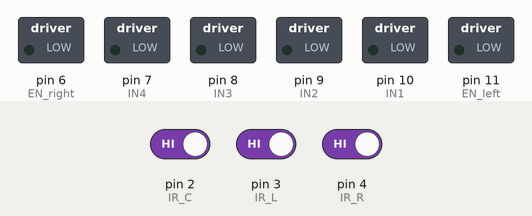
Recording of a sketch running on a simulated Arduino Uno, built with avr-gcc and run on an emulated ATmega328P. On the bench: switched loads named in the sketch (green lamp = pin HIGH). The test bench sets the inputs (shaded band); at power-on: pin 2 (IR_C) HIGH, pin 3 (IR_L) HIGH, pin 4 (IR_R) HIGH.

Above: at 1.2 s.
1.3 s: pin 2 (IR_C) driven LOW
At 1.9 s:
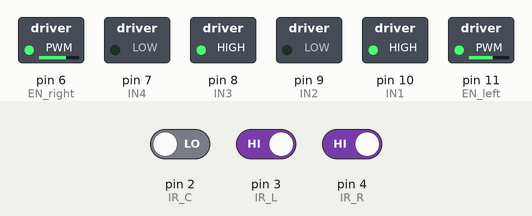
2.8 s: pin 3 (IR_L) driven LOW
At 2.95 s:
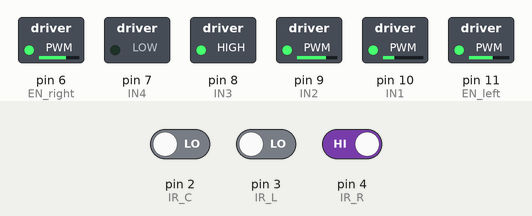
Timing chart, 0 to 3.0 s (numbered marks = the images above; inputs shaded):
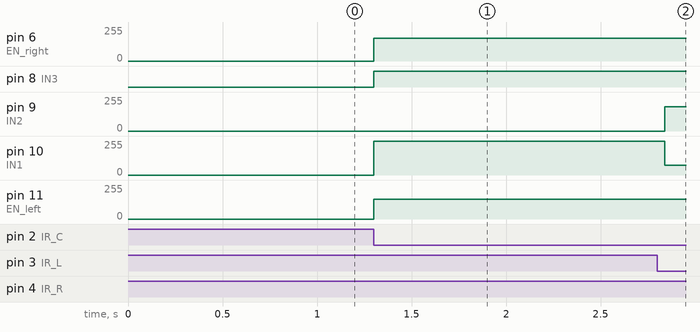

Measured:
- after the input at 1.3 s, pin 6 (EN_right): 0/255 → 170/255 at once; pin 8 (IN3): LOW → HIGH at once; pin 10 (IN1): 0/255 → 255/255 at once; pin 11 (EN_left): 0/255 → 150/255 at once

The sketch:

ir_only_working_code.ino
```cpp
#include <DistanceSensor.h>


// ==== MOTOR DRIVER PINS ====
#define EN_left 11
#define IN1 10
#define IN2 9
#define EN_right 6
#define IN3 8
#define IN4 7

// ==== IR SENSOR PINS ====
#define IR_L 3
#define IR_C 2
#define IR_R 4

// ==== ULTRASONIC SENSOR PINS ====
#define TRIG_LEFT A0
#define ECHO_LEFT A1
#define TRIG_RIGHT A3
#define ECHO_RIGHT A2
#define TRIG_FRONT A5
#define ECHO_FRONT A4

// ==== SENSOR OBJECTS ====
DistanceSensor leftUltrasonic(TRIG_LEFT, ECHO_LEFT);
DistanceSensor rightUltrasonic(TRIG_RIGHT, ECHO_RIGHT);
DistanceSensor frontUltrasonic(TRIG_FRONT, ECHO_FRONT);


// motro ulto cha ; low high forward jancha
void setup() {
    pinMode(IR_L, INPUT);
  pinMode(IR_C, INPUT);
  pinMode(IR_R, INPUT);
  // put your setup code here, to run once:
  pinMode(EN_left,OUTPUT);
  pinMode(IN1,OUTPUT);
  pinMode(IN2,OUTPUT);
  pinMode(EN_right,OUTPUT);
  pinMode(IN3,OUTPUT);
  pinMode(IN4,OUTPUT);

}

void loop() {
   bool irL = !digitalRead(IR_L);  // Active LOW (black line = true)
    bool irC = !digitalRead(IR_C);
    bool irR = !digitalRead(IR_R);

    if( irC&& !irL && !irR)
{
   forward();
}

// slightlyleft
    if(irL)
{
   slightleft();

}
// sharpleft
    if(irL && irC)
{
  if (irC)
  {

   forward();

  }


   sharpleft();


}

// slightlyright
    if(irR)
{
   slightright();
}

// sharplyright
    if(irR && irC)
{
    if (irC)
  {

   forward();

  }
 sharpright();
}


//forward();
//delay(1000);
//backward();

}

void motorStop() {

   analogWrite(EN_left,0);  //0 to 255
  digitalWrite(IN1,0);
  digitalWrite(IN2,0);

   analogWrite(EN_right, 0);
  digitalWrite(IN3,0);
  digitalWrite(IN4,0);
}

// centre ;  past dirn ; dirn l ; dir r ; dlast
void backward()
{


   analogWrite(EN_left,150);  //0 to 255
  digitalWrite(IN1,0);
  digitalWrite(IN2,1);

   analogWrite(EN_right, 170);
  digitalWrite(IN3,0);
  digitalWrite(IN4,1);
}
void forward()
{
   analogWrite(EN_left,150);
  digitalWrite(IN1,1);
  digitalWrite(IN2,0);

   analogWrite(EN_right, 170);
  digitalWrite(IN3,1);
  digitalWrite(IN4,0);
}
 void sharpleft()
 {
    analogWrite(EN_left,200);
  digitalWrite(IN1,0);
  digitalWrite(IN2,1);

   analogWrite(EN_right, 240);
  digitalWrite(IN3,1);
  digitalWrite(IN4,0);
 }

  void slightleft()
 {
    analogWrite(EN_left,150);
  digitalWrite(IN1,0);
  digitalWrite(IN2,1);

   analogWrite(EN_right, 170);
  digitalWrite(IN3,1);
  digitalWrite(IN4,0);
 }

 void slightright()
 {
      analogWrite(EN_left,150);
    digitalWrite(IN1,1);
    digitalWrite(IN2,0);

    analogWrite(EN_right, 170);
    digitalWrite(IN3,0);
    digitalWrite(IN4,1);
 }

 void sharpright()
 {


    analogWrite(EN_left,150);
  digitalWrite(IN1,1);
  digitalWrite(IN2,0);

   analogWrite(EN_right, 170);
  digitalWrite(IN3,0);
  digitalWrite(IN4,1);
 }
```
